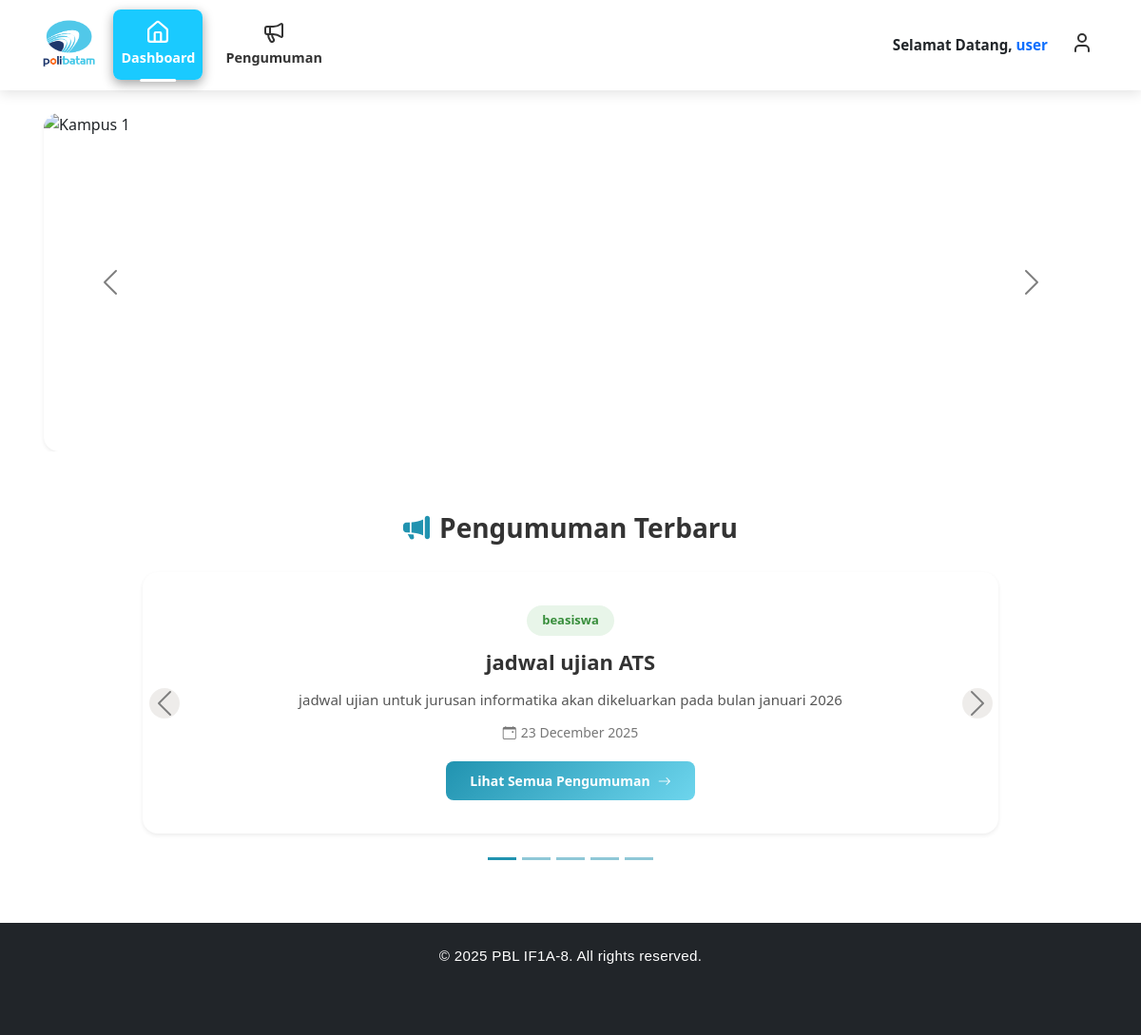
The app's page /views/user/dashboard.php (signed in) with its own data.
### tables this page shows
CREATE TABLE `pengumuman` (
  `pengumuman_id` int NOT NULL,
  `judul` varchar(255) NOT NULL,
  `isi` text NOT NULL,
  `target_type` enum('all','jurusan','prodi','kelas') NOT NULL DEFAULT 'all',
  `target_jurusan_id` int DEFAULT NULL,
  `target_prodi_id` int DEFAULT NULL,
  `target_kelas` varchar(50) DEFAULT NULL,
  `kategori_id` int DEFAULT NULL,
  `created_at` timestamp NULL DEFAULT CURRENT_TIMESTAMP
);

CREATE TABLE `kategori` (
  `kategori_id` int NOT NULL,
  `nama_kategori` varchar(100) NOT NULL,
  `deskripsi` varchar(100) NOT NULL
);

### app/controllers/user/dashboard_controller.php (called while the page is built)
<?php
require_once __DIR__ . '/../../../config/config.php';
class DashboardControllerUser {
    private $config;
    public function __construct() {
        global $config;
        $this->config = $config;
    }
    public function index() {
        $query = "SELECT p.pengumuman_id, p.judul, p.isi, p.created_at, k.nama_kategori
                  FROM pengumuman p
                  LEFT JOIN kategori k ON p.kategori_id = k.kategori_id
                  ORDER BY p.created_at DESC
                  LIMIT 5";
        $result = $this->config->query($query);
        $pengumumanTerbaru = [];
        if ($result && $result->num_rows > 0) {
            while ($row = $result->fetch_assoc()) {
                $pengumumanTerbaru[] = $row;
            }
        }
        return [
            'pengumumanTerbaru' => $pengumumanTerbaru
        ];
    }
}

### views/user/dashboard.php (the view, shortened to what this page needs)
<?php
require_once __DIR__ . '/../../app/controllers/user/dashboard_controller.php';
$controller = new DashboardControllerUser();
$data = $controller->index();
$pengumumanTerbaru = $data['pengumumanTerbaru'] ?? [];
?>
<!DOCTYPE html>
<html lang="id">
<head>
  <link href="https://cdn.jsdelivr.net/npm/bootstrap@5.3.0/dist/css/bootstrap.min.css" rel="stylesheet">
  <link href="https://cdn.jsdelivr.net/npm/bootstrap-icons@1.10.5/font/bootstrap-icons.css" rel="stylesheet">
  <link rel="stylesheet" href="style.css">
</head>
<body>
  <?php include 'header.php'; ?>
  <div id="kampusCarousel" class="carousel slide my-4" data-bs-ride="carousel">
    <div class="carousel-inner rounded-4 overflow-hidden mx-3 shadow-sm">
      <div class="carousel-item active">
        <img src="/PBL8/public/assets/img/polibatam.jpg" class="d-block w-100" alt="Kampus 1">
      </div>
    </div>
    <button class="carousel-control-prev" type="button" data-bs-target="#kampusCarousel" data-bs-slide="prev">
      <span class="carousel-control-prev-icon" aria-hidden="true"></span>
    </button>
    <button class="carousel-control-next" type="button" data-bs-target="#kampusCarousel" data-bs-slide="next">
      <span class="carousel-control-next-icon" aria-hidden="true"></span>
    </button>
  </div>
  <div class="page-container pengumuman-section">
    <h4 class="pengumuman-title">
      <i class="bi bi-megaphone-fill" style="color: #2193b0;"></i>
      Pengumuman Terbaru
    </h4>
    <div id="pengumumanCarousel" class="carousel slide" data-bs-ride="carousel" data-bs-interval="5000">
      <div class="carousel-inner position-relative rounded-4 shadow-sm mx-auto" style="background-color:#ffffff; max-width:900px;">
        <?php if (empty($pengumumanTerbaru)): ?>
          <div class="carousel-item active">
            <div class="empty-pengumuman">
              <i class="bi bi-megaphone"></i>
              <p class="m-0 fs-5 fw-semibold">Belum ada pengumuman terbaru</p>
              <small class="text-muted">Pengumuman akan muncul di sini</small>
            </div>
          </div>
        <?php else: ?>
          <?php foreach ($pengumumanTerbaru as $index => $pengumuman): ?>
            <div class="carousel-item <?= $index === 0 ? 'active' : '' ?>">
              <div class="pengumuman-content">
                <span class="pengumuman-badge badge-<?= strtolower($pengumuman['nama_kategori'] ?? 'umum'); ?>">
                  <?= htmlspecialchars($pengumuman['nama_kategori'] ?? 'Umum'); ?>
                </span>
                <div class="pengumuman-judul">
                  <?= htmlspecialchars($pengumuman['judul']); ?>
                </div>
                <div class="pengumuman-isi">
                  <?php
                  $isi = strip_tags($pengumuman['isi']);
                  $isi = strlen($isi) > 150 ? substr($isi, 0, 150) . '...' : $isi;
                  echo htmlspecialchars($isi);
                  ?>
                </div>
                <div class="pengumuman-date">
                  <i class="bi bi-calendar-event"></i>
                  <?= date('d F Y', strtotime($pengumuman['created_at'])); ?>
                </div>
                <a href="pengumuman.php" class="btn-lihat-semua">
                  Lihat Semua Pengumuman
                  <i class="bi bi-arrow-right"></i>
                </a>
              </div>
            </div>
          <?php endforeach; ?>
        <?php endif; ?>
        <?php if (count($pengumumanTerbaru) > 1): ?>
          <button class="carousel-control-prev" type="button" data-bs-target="#pengumumanCarousel" data-bs-slide="prev" style="width: 5%;">
            <span class="carousel-control-prev-icon bg-dark rounded-circle p-3" aria-hidden="true"></span>
          </button>
          <button class="carousel-control-next" type="button" data-bs-target="#pengumumanCarousel" data-bs-slide="next" style="width: 5%;">
            <span class="carousel-control-next-icon bg-dark rounded-circle p-3" aria-hidden="true"></span>
          </button>
        <?php endif; ?>
      </div>
      <?php if (count($pengumumanTerbaru) > 1): ?>
        <div class="carousel-indicators" style="position: relative; margin-top: 15px;">
          <?php foreach ($pengumumanTerbaru as $index => $pengumuman): ?>
            <button type="button" data-bs-target="#pengumumanCarousel" data-bs-slide-to="<?= $index; ?>"
              class="<?= $index === 0 ? 'active' : '' ?>"
              aria-current="<?= $index === 0 ? 'true' : 'false' ?>"
              aria-label="Slide <?= $index + 1; ?>"
              style="background-color: #2193b0;"></button>
          <?php endforeach; ?>
        </div>
      <?php endif; ?>
    </div>
  </div>
  <?php include("footer.php"); ?>
</body>
</html>

### views/user/style.css (style rules this page uses)
* { margin: 0; padding: 0; box-sizing: border-box; }
body { font-family: 'Segoe UI', Tahoma, Geneva, Verdana, sans-serif; background-color: #f5f5f5; min-height: 100vh; display: flex; flex-direction: column; }

### views/user/dashboard.php (style rules this page uses)
#kampusCarousel { width: 100%; max-width: 95%; margin: 0 auto; overflow: hidden; border-radius: 16px; background-color: transparent; aspect-ratio: 16 / 5; }
#kampusCarousel .carousel-inner { width: 100%; height: 100%; }
#kampusCarousel .carousel-item { width: 100%; height: 100%; }
#kampusCarousel .carousel-item img { width: 100%; height: 100%; object-fit: cover; object-position: center; display: block; background-color: transparent; }
.carousel-control-prev-icon, .carousel-control-next-icon { filter: invert(1); width: 2.5rem; height: 2.5rem; }
.carousel-control-prev, .carousel-control-next { width: 8%; }
.pengumuman-section { text-align: center; margin-top: 40px; margin-bottom: 40px; }
.pengumuman-title { font-size: 28px; font-weight: 700; color: #333; margin-bottom: 30px; display: flex; align-items: center; justify-content: center; gap: 10px; }
#pengumumanCarousel .carousel-item { min-height: 250px; }
.pengumuman-content { padding: 35px 40px; display: flex; flex-direction: column; justify-content: center; align-items: center; text-align: center; min-height: 250px; }
.pengumuman-badge { display: inline-block; padding: 6px 16px; border-radius: 20px; font-size: 13px; font-weight: 600; margin-bottom: 12px; }
.pengumuman-judul { font-size: 22px; font-weight: 700; color: #333; margin-bottom: 12px; line-height: 1.4; }
.pengumuman-isi { font-size: 15px; color: #555; line-height: 1.6; margin-bottom: 12px; max-width: 700px; text-align: center; }
.pengumuman-date { font-size: 14px; color: #777; display: flex; align-items: center; gap: 5px; justify-content: center; margin-bottom: 15px; }
.btn-lihat-semua { background: linear-gradient(135deg, #2193b0 0%, #6dd5ed 100%); color: white; border: none; padding: 10px 25px; border-radius: 8px; font-size: 14px; font-weight: 600; text-decoration: none; transition: all 0.3s; display: inline-flex; align-items: center; gap: 8px; margin-top: 5px; }
.badge-beasiswa { background: #e8f5e9; color: #388e3c; }

### records on screen
pengumuman: kategori.nama_kategori "beasiswa", judul "jadwal ujian ATS", isi "jadwal ujian untuk jurusan informatika akan dikeluarkan pada bulan januari 2026", created_at "23 December 2025"

### other values on screen
$namaUser "user"
